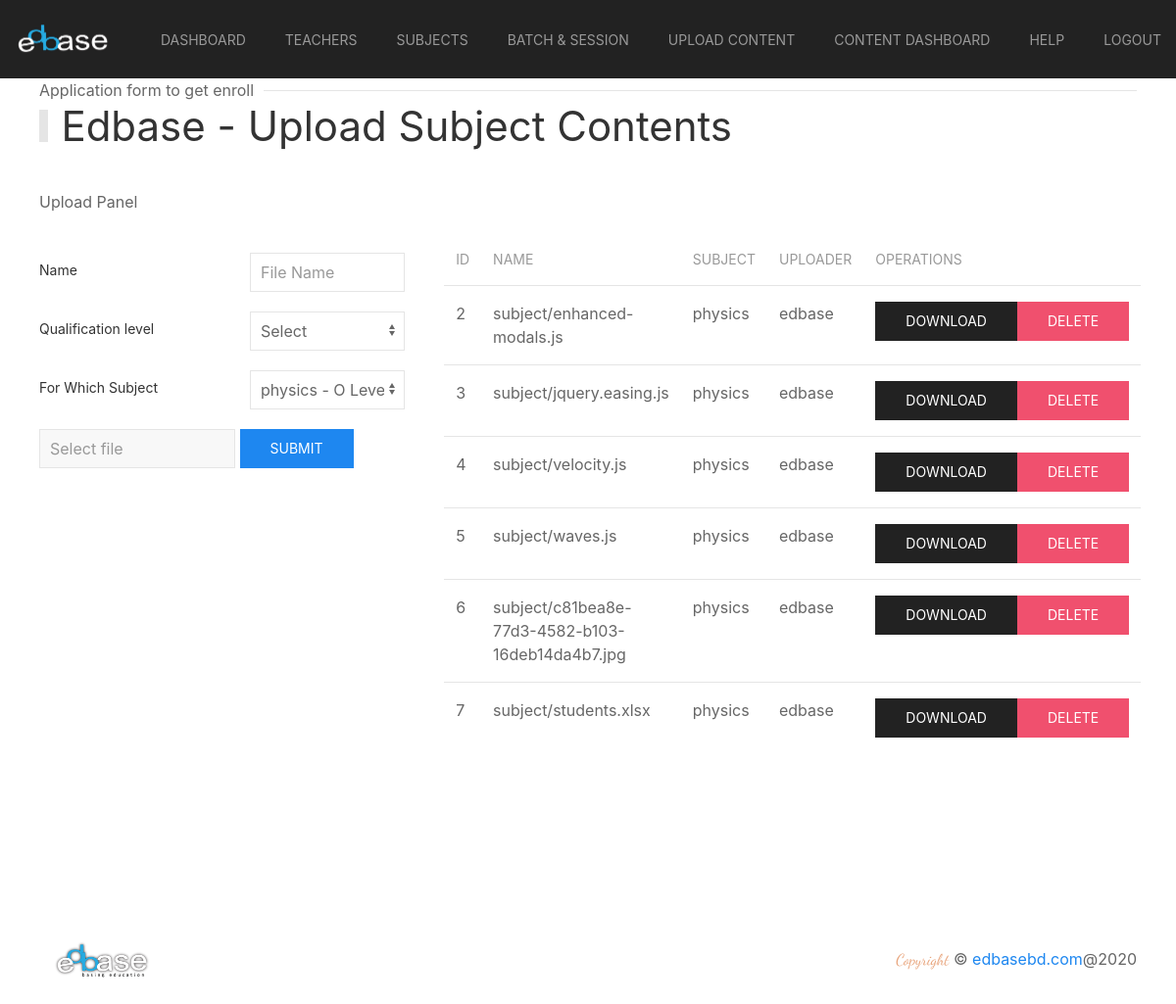
The app's page /uploadmaterial/ (signed in), older data.
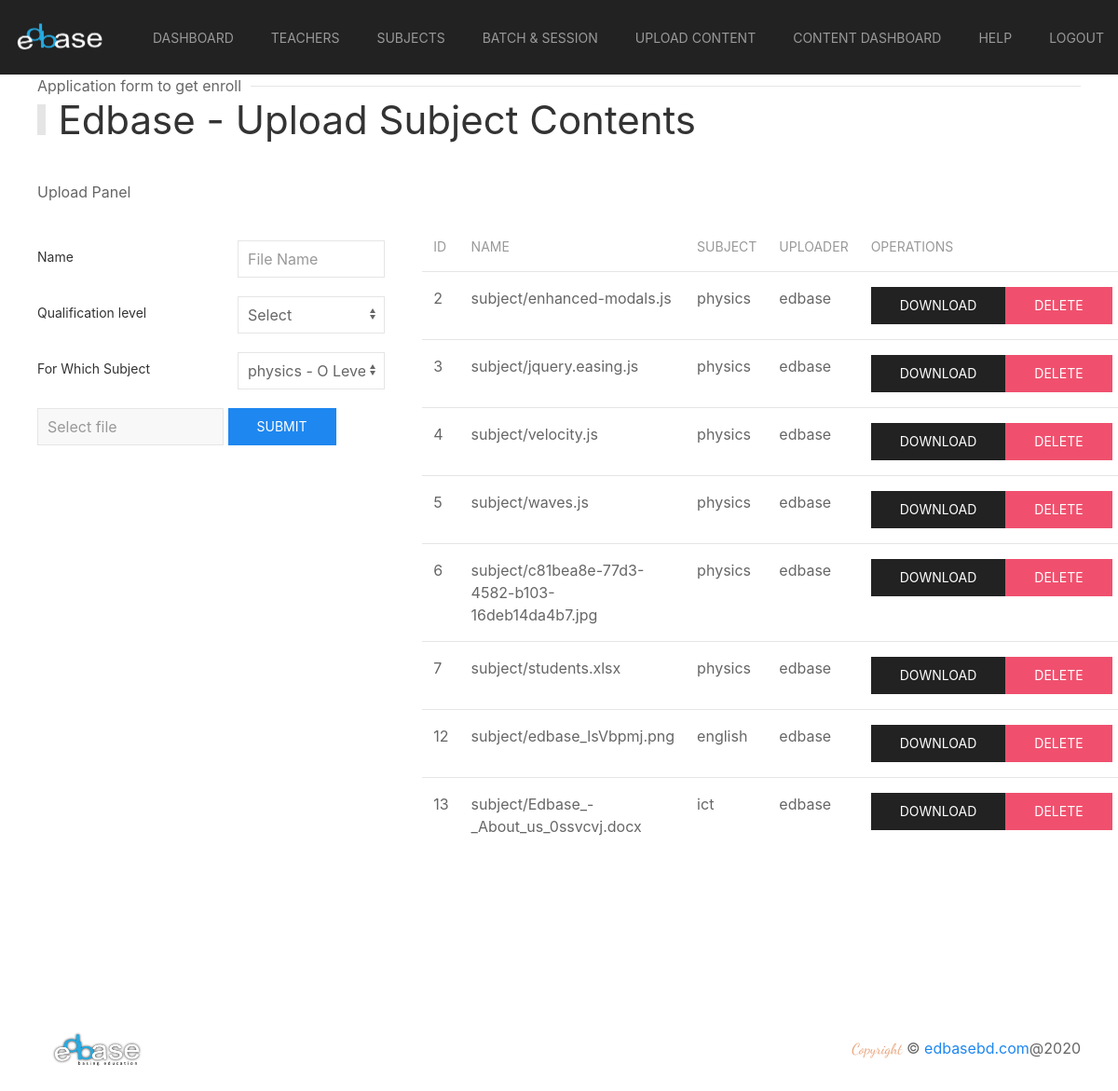
The same page, newer data.
### applicant/models.py (models this page shows, shortened)
class MaterialContent(models.Model):
    material = models.ForeignKey(SubjectMaterial, related_name='subject_materials', on_delete=models.CASCADE)
    file = models.FileField('subject_contents', upload_to='subject', blank=True, null=True)

class SubjectMaterial(models.Model):
    subject = models.ForeignKey(Subject, related_name='subject_files', on_delete=models.CASCADE)
    name = models.CharField(max_length=128, null=True, blank=True)
    level = models.CharField(max_length=128, null=True, blank=True)
    uploaded_by = models.ForeignKey(User, on_delete=models.CASCADE)
    created_at = models.DateTimeField(auto_now_add=True, null=True, blank=True)

class Subject(models.Model):
    title = models.CharField(max_length=128, null=True, blank=True)
    status = models.BooleanField(default=True, null=True, blank=True)
    assigned = models.BooleanField(default=False, null=True, blank=True)
    assigned_teacher = models.ForeignKey(Teacher, on_delete=models.CASCADE)
    level = models.CharField(max_length=128, null=True, blank=True)
    created_at = models.DateTimeField(auto_now_add=True, null=True, blank=True)

### applicant/views.py (the view)
# urls.py: path('uploadmaterial/', views.uploadMaterial, name='uploadmaterial'),
def uploadMaterial(request):
    print(request.session['id'])
    print(request.session['user'])
    uploader_id = request.session['id']
    user = User.objects.get(id=uploader_id)
    files = MaterialContent.objects.all()
    subjects = Subject.objects.all()
    return render(request, 'materials.html', {'data': files, 'subjects': subjects, 'user': user})

### applicant/models.py (called while the page is built)
    def __str__(self):
        return self.name

### applicant/templates/materials.html (shortened to what the changed rows need)
{% extends 'base.html' %}
{% load static %}
{% block content %}
    <section id="student-application">
        <div class="uk-container">
            <div class="head">
                <h1 class="uk-heading-bullet">Edbase - Upload Subject Contents</h1>
            </div>
            <div class="uk-grid-collapse" uk-grid>
                {% if data %}
                <div class="uk-width-expand@m">
                    <div>
                        <div class="uk-margin-large uk-padding uk-padding-remove-top">
                            <table class="uk-table uk-table-hover uk-table-divider">
                                <thead>
                                    <tr>
                                        <th>id</th>
                                        <th>Name</th>
                                        <th>Subject</th>
                                        <th>Uploader</th>
                                        <th>Operations</th>
                                    </tr>
                                </thead>
                                <tbody>
                                    {% for file in data %}
                                    <tr>
                                        <td>{{ file.id }}</td>
                                        <td>{{ file.file }}</td>
                                        <td>{{ file.material.subject.title }}</td>
                                        <td>{{ file.material.uploaded_by.username }}</td>
                                        <td class="uk-flex">
                                            <a href="/media/{{ file.file }}" class="uk-button uk-button-secondary">Download</a>
                                            <a href="{% url 'deletematerial' file.id %}" class="uk-button uk-button-danger">Delete</a>
                                        </td>
                                    </tr>
                                    {% endfor %}
                                </tbody>
                            </table>
                        </div>
                    </div>
                </div>
                {% endif %}
            </div>
        </div>
    </section>
{% endblock %}

Row changes from the older to the newer data that the page shows:
added MaterialContent: id "12", file "subject/edbase_lsVbpmj.png", material.subject "english", material.uploaded_by.username "edbase"
added MaterialContent: id "13", file "subject/Edbase_-_About_us_0ssvcvj.docx", material.subject "ict", material.uploaded_by.username "edbase"
